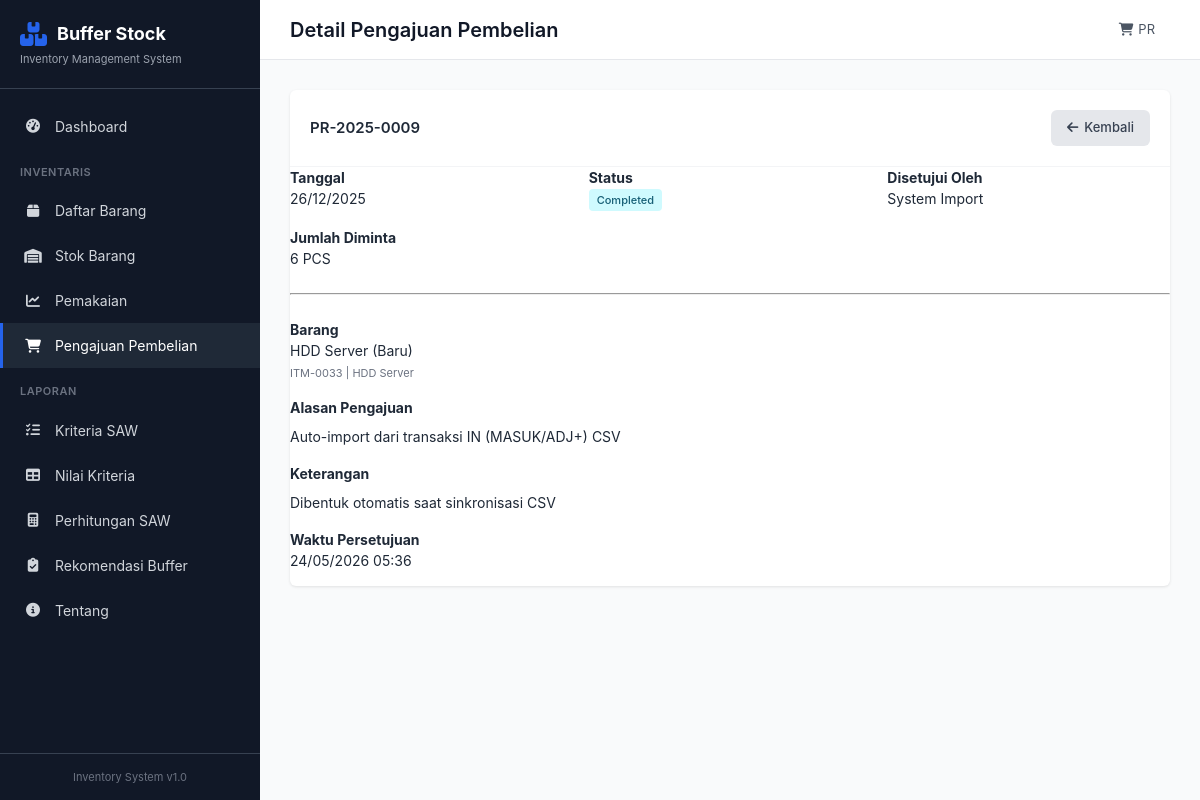
/purchase/9, run on an earlier commit of the app's database.
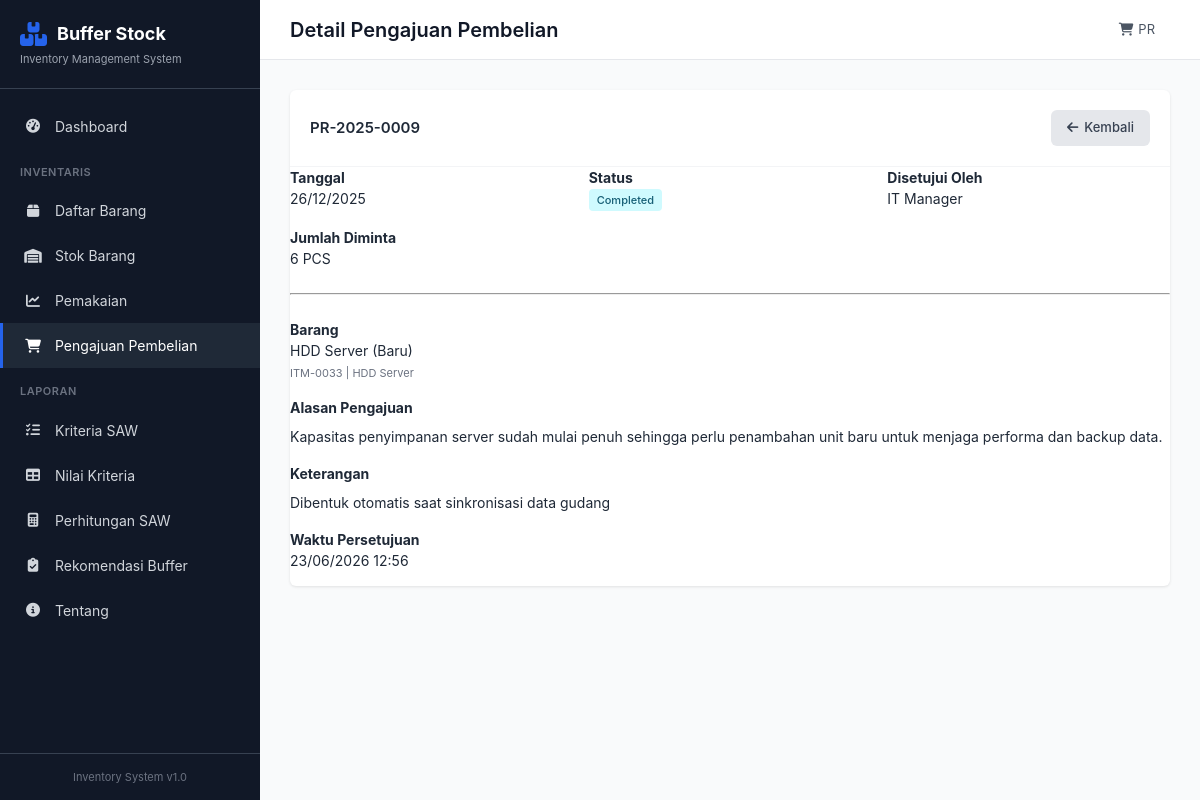
And on a later commit of the database.
### app/models.py (models this page shows, shortened)
class PurchaseRequest(db.Model):
    __tablename__ = 'purchase_requests'
    id = db.Column(db.Integer, primary_key=True)
    no_pengajuan = db.Column(db.String(50), unique=True, nullable=False)
    tanggal_pengajuan = db.Column(db.DateTime, default=datetime.utcnow)
    item_id = db.Column(db.Integer, db.ForeignKey('items.id'), nullable=False)
    quantity_requested = db.Column(db.Float, nullable=False)
    alasan_pengajuan = db.Column(db.Text)
    status = db.Column(db.String(20), default='Pending')  # Pending, Approved, Rejected, Completed
    approved_by = db.Column(db.String(100))
    approved_at = db.Column(db.DateTime)
    keterangan = db.Column(db.Text)
    item = db.relationship('Item', backref='purchase_requests', lazy=True)

### app/routes.py (the view)
@main_bp.route('/purchase/<int:id>')
def purchase_detail(id):
    pr = PurchaseRequest.query.get_or_404(id)
    return render_template('purchase/detail.html', pr=pr)

### app/templates/purchase/detail.html (shortened to what this page needs)
{% extends 'base.html' %}
{% block page_title %}Detail Pengajuan Pembelian{% endblock %}
{% block content %}
<div class="section">
    <div class="card" style="max-width: 900px;">
        <div class="card-header">
            <h3>{{ pr.no_pengajuan }}</h3>
            <div class="header-actions">
                <a href="{{ url_for('main.purchase_list') }}" class="btn btn-secondary">
                    <i class="fas fa-arrow-left"></i> Kembali
                </a>
            </div>
        </div>
        <div class="card-body">
            <div class="info-grid" style="display:grid; grid-template-columns: repeat(auto-fit, minmax(220px, 1fr)); gap: 16px;">
                <div>
                    <strong>Tanggal</strong><br>
                    <span>{{ pr.tanggal_pengajuan.strftime('%d/%m/%Y') }}</span>
                </div>
                <div>
                    <strong>Status</strong><br>
                    <span>
                        {% if pr.status == 'Pending' %}
                        <span class="badge badge-warning">Pending</span>
                        {% elif pr.status == 'Approved' %}
                        <span class="badge badge-success">Approved</span>
                        {% elif pr.status == 'Rejected' %}
                        <span class="badge badge-danger">Rejected</span>
                        {% else %}
                        <span class="badge badge-info">Completed</span>
                        {% endif %}
                    </span>
                </div>
                <div>
                    <strong>Disetujui Oleh</strong><br>
                    <span>{{ pr.approved_by or '-' }}</span>
                </div>
                <div>
                    <strong>Jumlah Diminta</strong><br>
                    <span>{{ pr.quantity_requested|int }} {{ pr.item.unit }}</span>
                </div>
            </div>
            <hr style="margin: 24px 0;">
            <div class="form-group">
                <strong>Barang</strong><br>
                <span>{{ pr.item.nama_item }}</span><br>
                <small class="text-muted">{{ pr.item.kode_item }} | {{ pr.item.kategori }}</small>
            </div>
            <div class="form-group">
                <strong>Alasan Pengajuan</strong>
                <p style="margin-top: 8px; line-height: 1.6;">{{ pr.alasan_pengajuan or '-' }}</p>
            </div>
            <div class="form-group">
                <strong>Keterangan</strong>
                <p style="margin-top: 8px; line-height: 1.6;">{{ pr.keterangan or '-' }}</p>
            </div>
            {% if pr.approved_at %}
            <div class="form-group">
                <strong>Waktu Persetujuan</strong><br>
                <span>{{ pr.approved_at.strftime('%d/%m/%Y %H:%M') }}</span>
            </div>
            {% endif %}
        </div>
    </div>
</div>
{% endblock %}

What changed in the data, as far as the page shows it:
changed PurchaseRequest: approved_by "System Import" → "IT Manager"; alasan_pengajuan "Auto-import dari transaksi IN (MASUK/ADJ+) CSV" → "Kapasitas penyimpanan server sudah mulai penuh sehingga perlu penambahan unit baru untuk menjaga performa dan backup data."; keterangan "Dibentuk otomatis saat sinkronisasi CSV" → "Dibentuk otomatis saat sinkronisasi data gudang"; approved_at "24/05/2026 05:36" → "23/06/2026 12:56"
